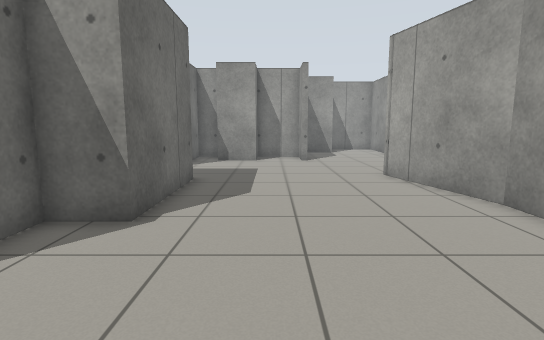
view 1 (above)

17 first-person views from a walk through a Gazebo world. The camera is 0.94 m above the floor, tilts 8° down and sees 80° across. The floor is counted in squares, 0.5 m on a side. Each view is taken from the middle of a square. On the plan, view 1 faces up. The plan holds only what a view shows up to about 17 squares ahead; the rest is blank.

view 2
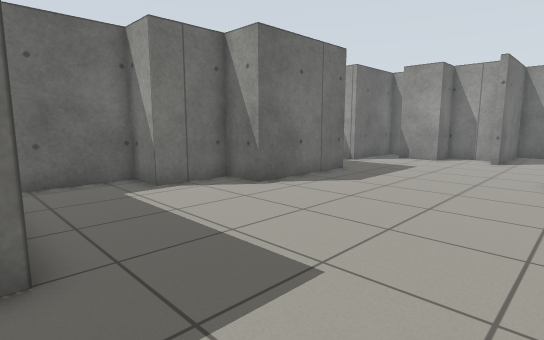

view 3
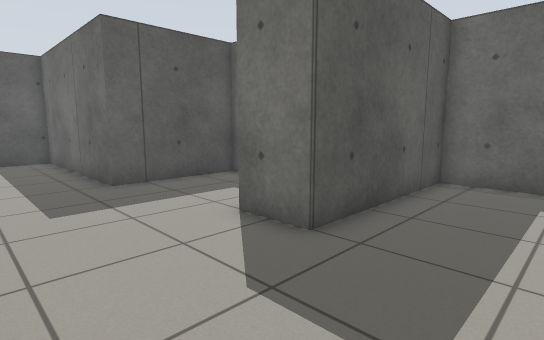

view 4
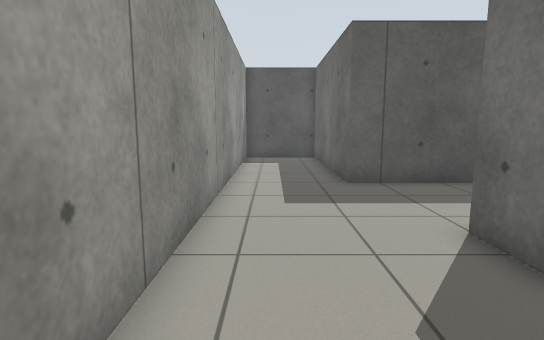

view 5
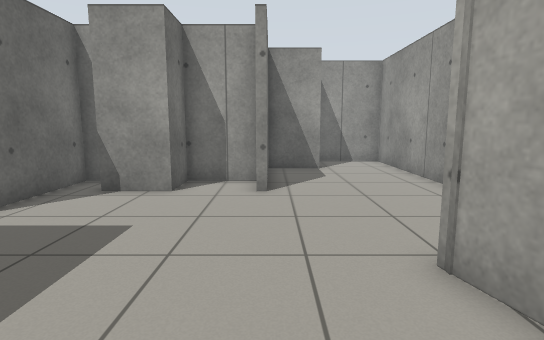

view 6
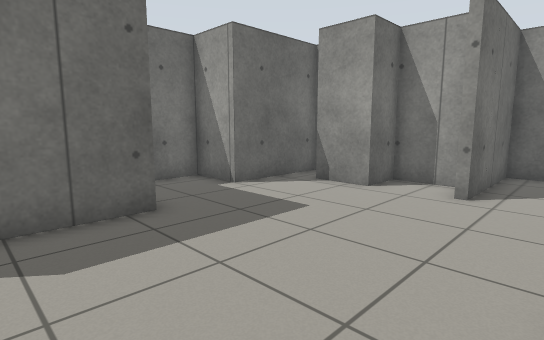

view 7
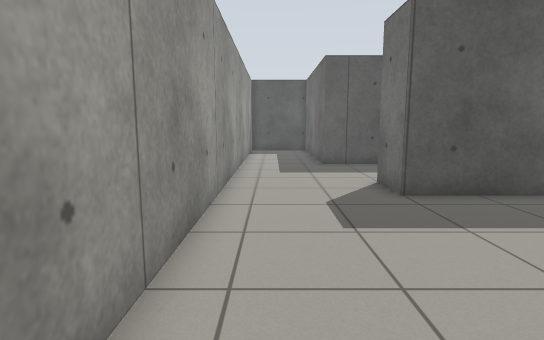

view 8
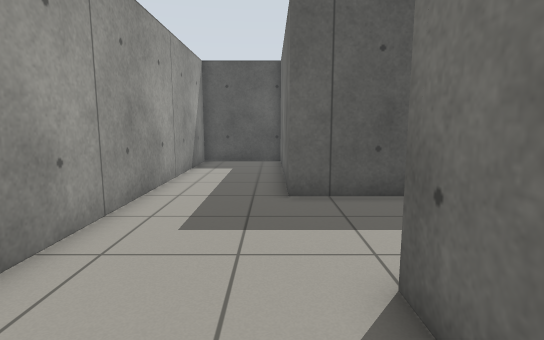

view 9
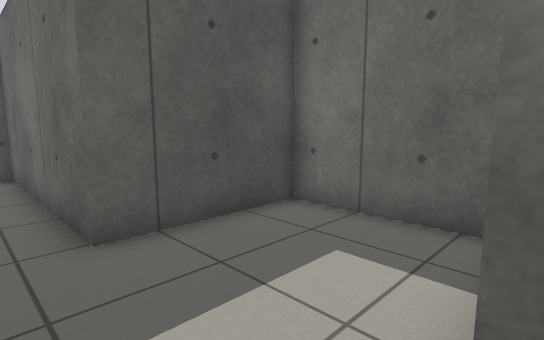

view 10
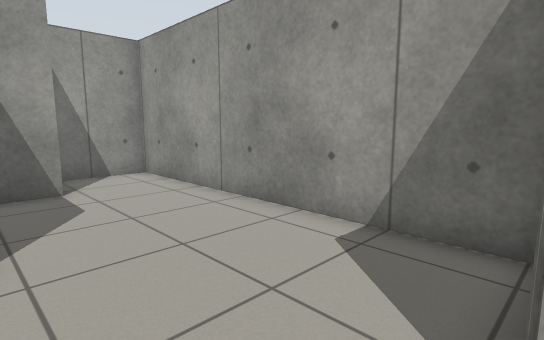

view 11
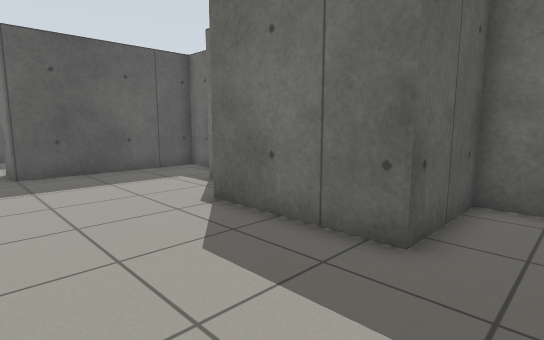

view 12
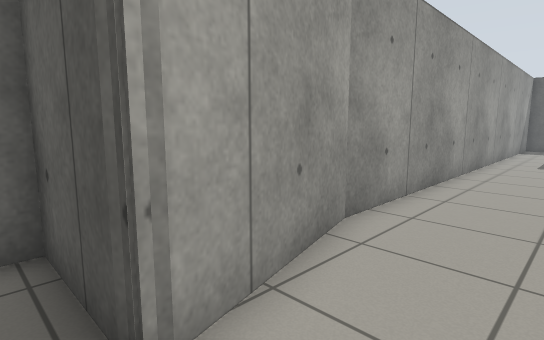

view 13
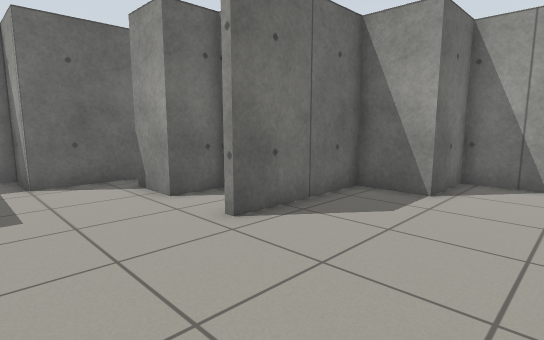

view 14
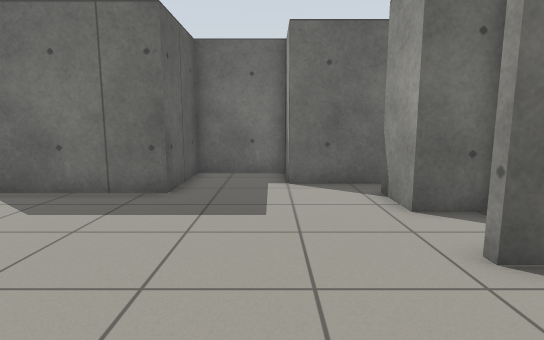

view 15
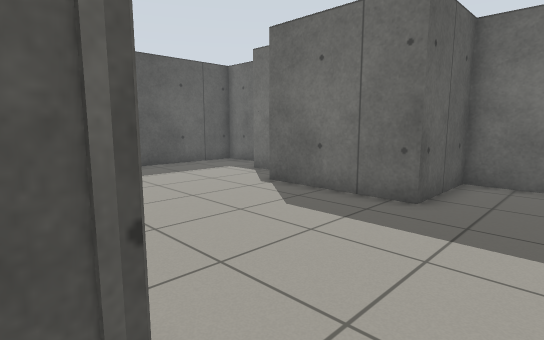

view 16
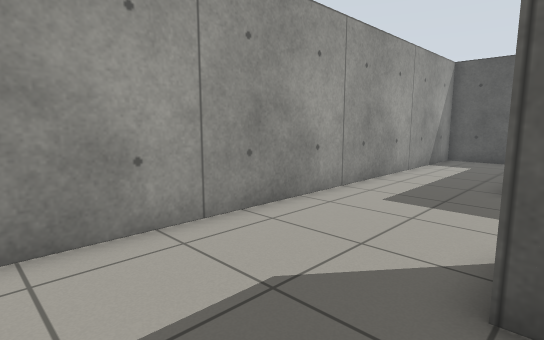

view 17
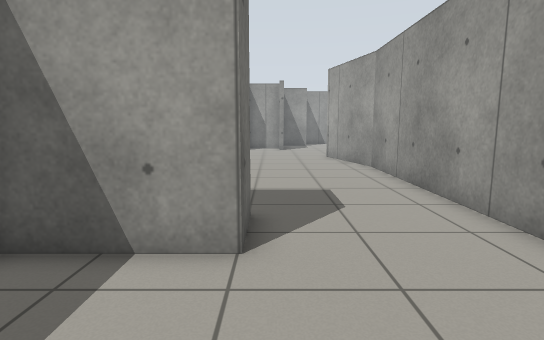

### Floor plan
Ten units are one square. View 1 is at (0, 0); x grows to the right and y downward. Boxes are objects, and circles mark ways between rooms. Rooms are numbered by the first view taken in them; rooms with no view inside come last. Other rooms are left out.
<svg viewBox="-69 -251 148 412">
<path fill="none" stroke="#000" d="M42 -117 42 -122 74 -122 74 -246 40 -246 40 -219 19 -219 19 -170M55 -74 42 -122M15 -187 -8 -187 -8 -170 -29 -170M-42 -180 -42 -145 -64 -145 -64 -111 -27 -111 -27 -61 -44 -61 -44 -34 -61 -34 -61 5 6 5M55 4 55 -75M-31 31 -31 74 16 74 16 156 55 156 55 4M6 5 6 25 -30 25"/>
<circle cx="30" cy="15" r="3" fill="#2a7"/>
<text x="10" y="-100">1</text>
<text x="20" y="70">2</text>
</svg>
Room 1 opens to room 2.

Where each view was taken, in squares from view 1:
view 1: 0 up, 0 right, facing up
view 2: 1 down, 5 right, facing up-left
view 3: 3 up, 5 right, facing down-left
view 4: 3 up, 4 right, facing down
view 5: 8 up, 2 right, facing up
view 6: 8 up, 4 right, facing up-left
view 7: 8 up, 4 right, facing down
view 8: 1 up, 2 right, facing down
view 9: 2 down, 3 right, facing down-left
view 10: 12 up, 2 right, facing up-right
view 11: 13 up, 2 right, facing down-left
view 12: 13 up, 2 right, facing down-right
view 13: 13 up, 7 right, facing up-left
view 14: 14 up, 6 right, facing left
view 15: 14 up, 5 right, facing down-left
view 16: 3 up, 0 right, facing down-right
view 17: 7 down, 1 right, facing up
